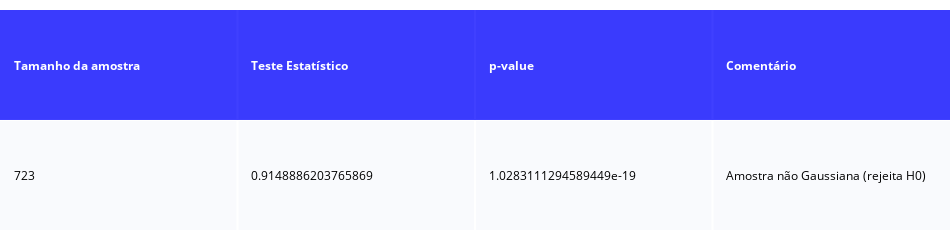

Notebook cell for this chart:
### Markdown cell above
# O problema do VaR

### Code cell
# Primeiro de tudo: os retornos deveriam seguir uma distribuição normal....

stat, p = shapiro(retornos.iloc[:,6])

# p <= alpha: reject H0, not normal.
# p > alpha: fail to reject H0, normal.

#https://plotly.com/python/v3/normality-test/
    
alpha = 0.05
if p > alpha:
    msg = 'Amostra Gaussiana (não rejeita H0)'
else:
    msg = 'Amostra não Gaussiana (rejeita H0)'

result_mat = [
    ["Tamanho da amostra", "Teste Estatístico", 'p-value', 'Comentário'],
    [len(retornos.iloc[:,2]), stat, p, msg]
]
swt_table = ff.create_table(result_mat)
swt_table['data'][0].colorscale=[[0, 'blue'],[1, '#ffffff']]
swt_table['layout']['height'] = 100
swt_table['layout']['width'] = 950
swt_table['layout']['margin']['t'] = 10
swt_table['layout']['margin']['b'] = 10
swt_table

### Figure 1 — Plotly figure (JSON) as saved in the notebook; plotly's stock layout.template omitted (floating-point values rounded to 4 significant figures)
{"data": [{"colorscale": [[0, "blue"], [1, "#ffffff"]], "hoverinfo": "none", "opacity": 0.75, "showscale": false, "type": "heatmap", "z": [[0, 0, 0, 0], [0.5, 0.5, 0.5, 0.5]]}], "layout": {"annotations": [{"align": "left", "font": {"color": "#ffffff"}, "showarrow": false, "text": "<b>Tamanho da amostra</b>", "x": -0.45, "xanchor": "left", "xref": "x", "y": 0, "yref": "y"}, {"align": "left", "font": {"color": "#ffffff"}, "showarrow": false, "text": "<b>Teste Estatístico</b>", "x": 0.55, "xanchor": "left", "xref": "x", "y": 0, "yref": "y"}, {"align": "left", "font": {"color": "#ffffff"}, "showarrow": false, "text": "<b>p-value</b>", "x": 1.55, "xanchor": "left", "xref": "x", "y": 0, "yref": "y"}, {"align": "left", "font": {"color": "#ffffff"}, "showarrow": false, "text": "<b>Comentário</b>", "x": 2.55, "xanchor": "left", "xref": "x", "y": 0, "yref": "y"}, {"align": "left", "font": {"color": "#000000"}, "showarrow": false, "text": "723", "x": -0.45, "xanchor": "left", "xref": "x", "y": 1, "yref": "y"}, {"align": "left", "font": {"color": "#000000"}, "showarrow": false, "text": "0.9148886203765869", "x": 0.55, "xanchor": "left", "xref": "x", "y": 1, "yref": "y"}, {"align": "left", "font": {"color": "#000000"}, "showarrow": false, "text": "1.0283111294589449e-19", "x": 1.55, "xanchor": "left", "xref": "x", "y": 1, "yref": "y"}, {"align": "left", "font": {"color": "#000000"}, "showarrow": false, "text": "Amostra não Gaussiana (rejeita H0)", "x": 2.55, "xanchor": "left", "xref": "x", "y": 1, "yref": "y"}], "height": 100, "margin": {"b": 10, "l": 0, "r": 0, "t": 10}, "width": 950, "xaxis": {"dtick": 1, "gridwidth": 2, "showticklabels": false, "tick0": -0.5, "ticks": "", "zeroline": false}, "yaxis": {"autorange": "reversed", "dtick": 1, "gridwidth": 2, "showticklabels": false, "tick0": 0.5, "ticks": "", "zeroline": false}}}
